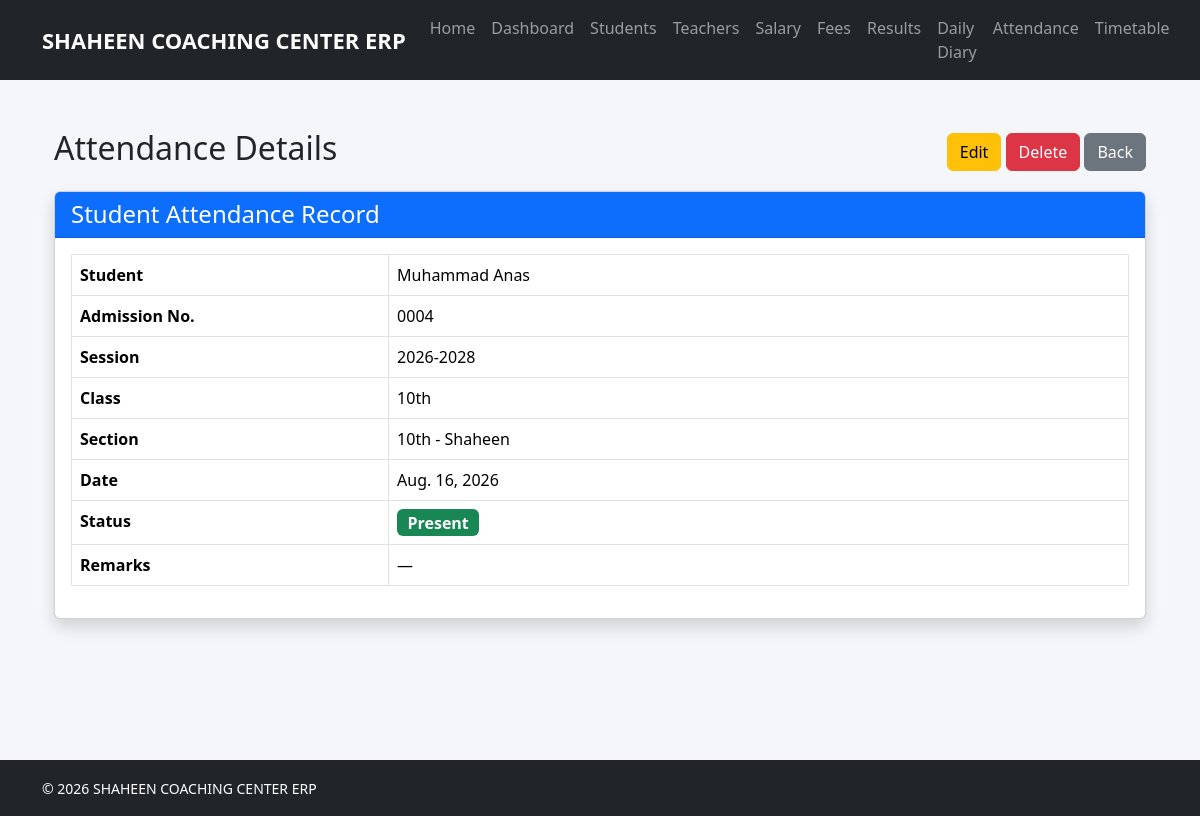
The page /attendance/4/ on the database its author committed.
### attendance/models.py (models this page shows, shortened)
class Attendance(models.Model):
    STATUS_CHOICES = [
        ("Present", "Present"),
        ("Absent", "Absent"),
        ("Leave", "Leave"),
    ]
    student = models.ForeignKey(
        Student,
        on_delete=models.CASCADE,
        related_name="attendance_records",
    )
    session = models.ForeignKey(
        Session,
        on_delete=models.PROTECT,
        related_name="attendance_records",
    )
    classroom = models.ForeignKey(
        ClassRoom,
        on_delete=models.PROTECT,
        related_name="attendance_records",
    )
    section = models.ForeignKey(
        Section,
        on_delete=models.PROTECT,
        related_name="attendance_records",
    )
    date = models.DateField()
    status = models.CharField(
        max_length=20,
        choices=STATUS_CHOICES,
        default="Present",
    )
    remarks = models.CharField(
        max_length=255,
        blank=True,
    )
    created_at = models.DateTimeField(
        auto_now_add=True,
    )
    updated_at = models.DateTimeField(
        auto_now=True,
    )
    class Meta:
        ordering = [
            "-date",
            "student__first_name",
        ]
        constraints = [
            models.UniqueConstraint(
                fields=[
                    "student",
                    "date",
                    "session",
                ],
                name="unique_student_attendance_per_day",
            )
        ]

### students/models.py (models this page shows, shortened)
class Student(models.Model):
    GENDER_CHOICES = [
        ("Male", "Male"),
        ("Female", "Female"),
    ]
    admission_no = models.CharField(
        max_length=20,
        unique=True,
        blank=True,
        null=True
    )
    first_name = models.CharField(max_length=100)
    last_name = models.CharField(
        max_length=100,
        blank=True
    )
    father_name = models.CharField(max_length=150)
    gender = models.CharField(
        max_length=10,
        choices=GENDER_CHOICES
    )
    date_of_birth = models.DateField()
    phone = models.CharField(max_length=20)
    address = models.TextField()
    session = models.ForeignKey(
        Session,
        on_delete=models.PROTECT,
        null=True,
        blank=True
    )
    classroom = models.ForeignKey(
        ClassRoom,
        on_delete=models.PROTECT,
        null=True,
        blank=True
    )
    section = models.ForeignKey(
        Section,
        on_delete=models.PROTECT,
        null=True,
        blank=True
    )
    photo = models.ImageField(
        upload_to="students/",
        blank=True,
        null=True
    )
    admission_date = models.DateField(auto_now_add=True)

### academics/models.py (models this page shows)
class Session(models.Model):
    name = models.CharField(max_length=50)
    start_year = models.IntegerField()
    end_year = models.IntegerField()
    is_active = models.BooleanField(default=True)
    def __str__(self):
        return self.name

class ClassRoom(models.Model):
    name = models.CharField(max_length=50)
    def __str__(self):
        return self.name

class Section(models.Model):
    name = models.CharField(max_length=20)
    classroom = models.ForeignKey(
        ClassRoom,
        on_delete=models.CASCADE,
        related_name="sections"
    )
    def __str__(self):
        return f"{self.classroom.name} - {self.name}"

### attendance/views.py (the view)
def attendance_detail(request, pk):
    attendance = get_object_or_404(
        Attendance,
        pk=pk,
    )
    return render(
        request,
        "attendance/attendance_detail.html",
        {
            "attendance": attendance,
        },
    )

### attendance/templates/attendance/attendance_detail.html (shortened to what this page needs)
{% extends 'base/base.html' %}
{% block content %}
<div class="container mt-4">
    <div class="d-flex justify-content-between align-items-center mb-3">
        <h2>Attendance Details</h2>
        <div>
            <a
                href="{% url 'attendance:edit_attendance' attendance.pk %}"
                class="btn btn-warning">
                Edit
            </a>
            <a
                href="{% url 'attendance:delete_attendance' attendance.pk %}"
                class="btn btn-danger">
                Delete
            </a>
            <a
                href="{% url 'attendance:attendance_list' %}"
                class="btn btn-secondary">
                Back
            </a>
        </div>
    </div>
    <div class="card shadow">
        <div class="card-header bg-primary text-white">
            <h4 class="mb-0">
                Student Attendance Record
            </h4>
        </div>
        <div class="card-body">
            <table class="table table-bordered">
                <tr>
                    <th width="30%">Student</th>
                    <td>
                        {{ attendance.student.first_name }}
                        {{ attendance.student.last_name }}
                    </td>
                </tr>
                <tr>
                    <th>Admission No.</th>
                    <td>
                        {{ attendance.student.admission_no }}
                    </td>
                </tr>
                <tr>
                    <th>Session</th>
                    <td>
                        {{ attendance.session }}
                    </td>
                </tr>
                <tr>
                    <th>Class</th>
                    <td>
                        {{ attendance.classroom }}
                    </td>
                </tr>
                <tr>
                    <th>Section</th>
                    <td>
                        {{ attendance.section }}
                    </td>
                </tr>
                <tr>
                    <th>Date</th>
                    <td>
                        {{ attendance.date }}
                    </td>
                </tr>
                <tr>
                    <th>Status</th>
                    <td>
                        {% if attendance.status == "Present" %}
                            <span class="badge bg-success fs-6">
                                Present
                            </span>
                        {% elif attendance.status == "Absent" %}
                            <span class="badge bg-danger fs-6">
                                Absent
                            </span>
                        {% else %}
                            <span class="badge bg-warning text-dark fs-6">
                                Leave
                            </span>
                        {% endif %}
                    </td>
                </tr>
                <tr>
                    <th>Remarks</th>
                    <td>
                        {% if attendance.remarks %}
                            {{ attendance.remarks }}
                        {% else %}
                            —
                        {% endif %}
                    </td>
                </tr>
            </table>
        </div>
    </div>
</div>
{% endblock %}

### templates/base/base.html (style rules this page uses)
body { background: #f4f6f9; }

### rows shown on the page
Attendance: student.first_name "Muhammad", student.last_name "Anas", student.admission_no "0004", session "2026-2028", classroom "10th", section "10th - Shaheen", date "Aug. 16, 2026"
